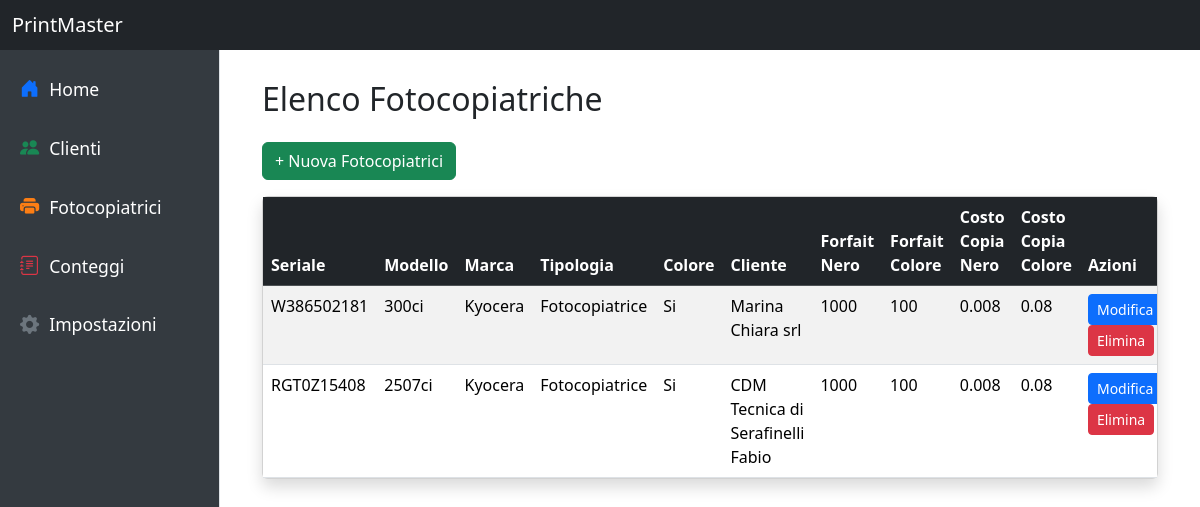
Screenshot of /fotocopiatrici/ with the database file from the repository.
### tables this page shows
CREATE TABLE fotocopiatrici (
    id INTEGER PRIMARY KEY AUTOINCREMENT,
    seriale TEXT NOT NULL UNIQUE,
    modello TEXT NOT NULL,
    marca TEXT NOT NULL,
    tipologia TEXT NOT NULL,
    colore TEXT NOT NULL,
    cliente_id INTEGER NOT NULL,
    forfait_nero INTEGER NOT NULL DEFAULT 0,
    forfait_colore INTEGER NOT NULL DEFAULT 0,
    costo_copia_nero REAL NOT NULL DEFAULT 0,
    costo_copia_colore REAL NOT NULL DEFAULT 0,
    FOREIGN KEY (cliente_id) REFERENCES clienti(id)
);

CREATE TABLE clienti (
    id INTEGER PRIMARY KEY AUTOINCREMENT,
    nome TEXT NOT NULL UNIQUE,
    indirizzo TEXT NOT NULL,
    citta TEXT NOT NULL,
    cap TEXT NOT NULL,
    provincia TEXT NOT NULL,
    email TEXT,
    telefono TEXT
);

### modules/fotocopiatrici.py (the view)
@fotocopiatrici_bp.route('/', methods=['GET'])
def lista_fotocopiatrici():
    conn = sqlite3.connect(DB_PATH)
    cursor = conn.cursor()
    cursor.execute('''
        SELECT f.id, f.seriale, f.modello, f.marca, f.tipologia, f.colore, c.nome,
               f.forfait_nero, f.forfait_colore, f.costo_copia_nero, f.costo_copia_colore
        FROM fotocopiatrici f
        LEFT JOIN clienti c ON f.cliente_id = c.id
    ''')
    fotocopiatriche = cursor.fetchall()
    print(fotocopiatriche)  # Debugging: controlla che i dati siano recuperati correttamente
    conn.close()
    return render_template('fotocopiatrici.html', fotocopiatriche=fotocopiatriche)

### templates/fotocopiatrici.html
{% extends 'base.html' %}
{% block content %}
<div class="container-fluid">
    <h2 class="mb-4">Elenco Fotocopiatriche</h2>
    <div class="mb-3">
        <a href="{{ url_for('fotocopiatrici.add_fotocopiatrice') }}" class="btn btn-success">+ Nuova Fotocopiatrici</a>
    </div>
    <div class="card shadow">
        <div class="card-body p-0">
            <div class="table-responsive">
                <table class="table table-striped table-hover mb-0">
                    <thead class="table-dark">
                        <tr>
                            <th>Seriale</th>
                            <th>Modello</th>
                            <th>Marca</th>
                            <th>Tipologia</th>
                            <th>Colore</th>
                            <th>Cliente</th>
                            <th>Forfait Nero</th>
                            <th>Forfait Colore</th>
                            <th>Costo Copia Nero</th>
                            <th>Costo Copia Colore</th>
                            <th>Azioni</th>
                        </tr>
                    </thead>
                    <tbody>
                        {% for macchina in fotocopiatriche %}
                        <tr>
                            <td>{{ macchina[1] }}</td>
                            <td>{{ macchina[2] }}</td>
                            <td>{{ macchina[3] }}</td>
                            <td>{{ macchina[4] }}</td>
                            <td>{{ macchina[5] }}</td>
                            <td>{{ macchina[6] }}</td>
                            <td>{{ macchina[7] }}</td>
                            <td>{{ macchina[8] }}</td>
                            <td>{{ macchina[9] }}</td>
                            <td>{{ macchina[10] }}</td>
                            <td>
                                <a href="{{ url_for('fotocopiatrici.edit_fotocopiatrice', id=macchina[0]) }}" class="btn btn-sm btn-primary">Modifica</a>
                                <a href="{{ url_for('fotocopiatrici.delete_fotocopiatrice', id=macchina[0]) }}" class="btn btn-sm btn-danger">Elimina</a>
                            </td>
                        </tr>
                        {% else %}
                        <tr>
                            <td colspan="11" class="text-center text-muted">Nessuna fotocopiatrice registrata.</td>
                        </tr>
                        {% endfor %}
                    </tbody>
                </table>
            </div>
        </div>
    </div>
</div>
{% endblock %}

### templates/base.html (style rules this page uses)
body { overflow-x: hidden; background-color: #e9ecef; }

### rows the page displays
fotocopiatrici: seriale "W386502181", modello "300ci", marca "Kyocera", tipologia "Fotocopiatrice", colore "Si", nome "Marina Chiara srl", forfait_nero "1000", forfait_colore "100", costo_copia_nero "0.008", costo_copia_colore "0.08"
fotocopiatrici: seriale "RGT0Z15408", modello "2507ci", marca "Kyocera", tipologia "Fotocopiatrice", colore "Si", nome "CDM Tecnica di Serafinelli Fabio", forfait_nero "1000", forfait_colore "100", costo_copia_nero "0.008", costo_copia_colore "0.08"
